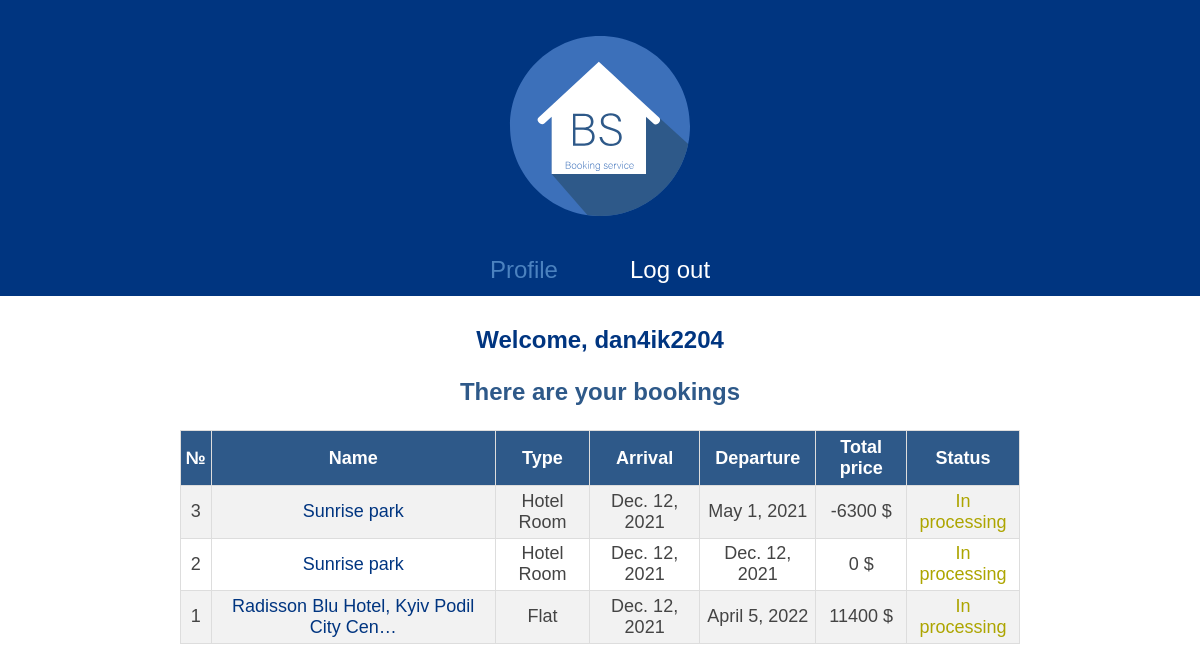
/profile/ (signed in), run on an earlier commit of the app's database.
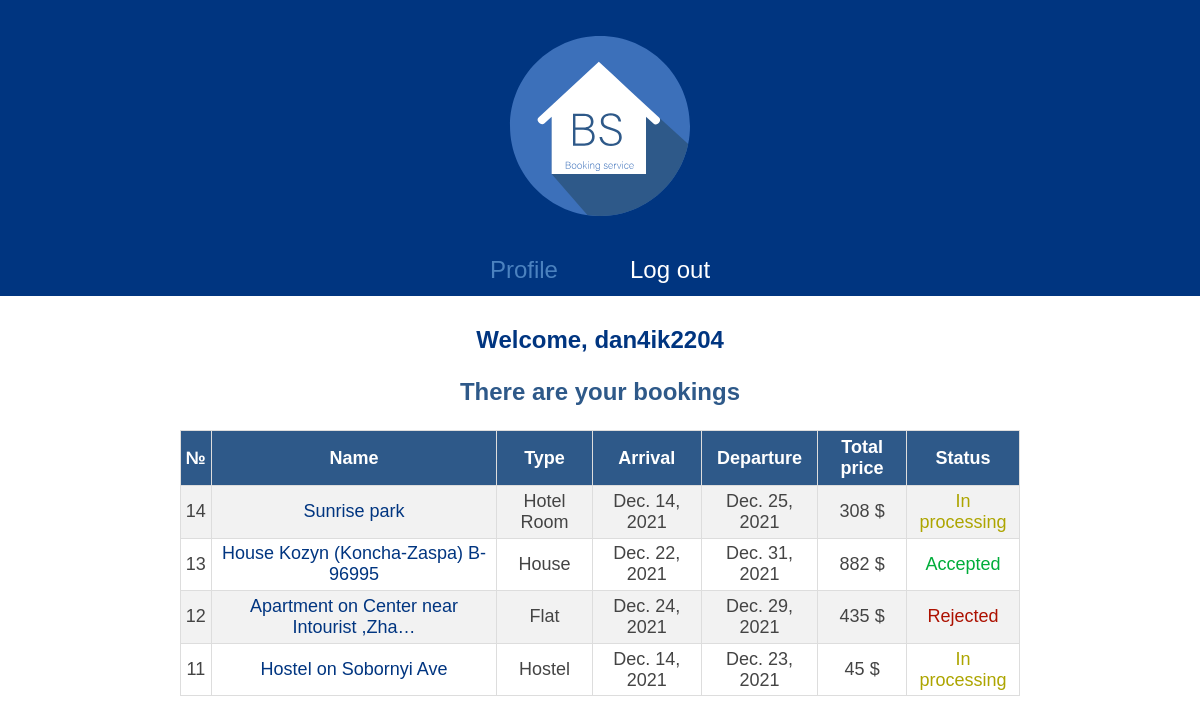
And on a later commit of the database.
### booking/models.py (models this page shows, shortened)
class Booking(models.Model):
    PAYMENT_METHOD = (
        ('Cash', 'Cash'),
        ('Cart', 'Cart')
    )
    BOOKING_STATES = (
        ('P', 'In processing'),
        ('A', 'Accepted'),
        ('R', 'Rejected')
    )
    offer = models.ForeignKey(Offer, on_delete=models.CASCADE, related_name='requests')
    user = models.ForeignKey(User, on_delete=models.CASCADE, related_name='bookings')
    payment_method = models.CharField(max_length=4,choices=PAYMENT_METHOD, default='Cash')
    arrival_date = models.DateField()
    departure_date = models.DateField()
    state = models.CharField(max_length=1, choices=BOOKING_STATES, default='P')
    def get_total_price(self):
        return (self.departure_date - self.arrival_date).days * self.offer.night_price
    def is_past_due(self):
        return timezone.now().date() >= self.arrival_date

class Offer(models.Model):
    LODGING_TYPES = (
        ('F', 'Flat'),
        ('HST', 'Hostel'),
        ('HS', 'House'),
        ('HR', 'Hotel Room')
    )
    PLACES_NUMBERS = (
        (1,1),
        (2,2),
        (3,3),
        (4,4),
        (5,5)
    )
    name = models.CharField(max_length=100)
    slug = models.SlugField(max_length=255, unique=True, db_index=True, verbose_name='URL')
    description = models.TextField(max_length=5000)
    image = models.ImageField(upload_to='photo/%Y/%m/%d/')
    lodging_type = models.CharField(max_length=3, choices=LODGING_TYPES, default='HR')
    places = models.IntegerField(default=1, choices=PLACES_NUMBERS)
    night_price = models.PositiveIntegerField(default=100, validators=[MinValueValidator(1), MaxValueValidator(100)], verbose_name='Night price')
    isWifi = models.BooleanField(default=True, verbose_name='WiFi')
    isConditioner = models.BooleanField(default=False, verbose_name='Conditioner')
    isKitchen = models.BooleanField(default=False, verbose_name='Kitchen')
    isBreakfast = models.BooleanField(default=False, verbose_name='Breakfast')
    date_created = models.DateField(auto_now_add=True)
    isPublished = models.BooleanField(default=True, verbose_name='Published')
    def get_absolute_url(self):
        return reverse('booking:detail', kwargs={'slug':self.slug,})

### booking/views.py (the view)
# urls.py: path('profile/', views.ProfileView.as_view(), name='profile'),
class ProfileView (LoginRequiredMixin,DataMixin, generic.ListView):
    login_url = 'booking:sign_in'
    template_name = 'booking/profile.html'
    context_object_name = 'bookings'
    def get_context_data(self, **kwargs):
        context = super().get_context_data(**kwargs)
        title = 'Profile'
        c_def = self.get_user_context(title=title, menu_item_selected=title)
        context = dict(list(context.items()) + list(c_def.items()))
        return context
    def get_queryset(self):
        return Booking.objects.filter(user__pk=self.request.user.pk).order_by('-pk')

### booking/utils.py (called while the page is built)
    def get_user_context(self, **kwargs):
        context = kwargs
        context['auth_menu'] = auth_menu
        context['unauth_menu'] = unauth_menu
        if 'menu_item_selected' not in context:
            context['menu_item_selected'] = '------'
        return context

### booking/templates/booking/profile.html (shortened to what this page needs)
{% extends 'booking/base.html' %}
{% load static %}
{% block content %}
<div class="profile-content-block">
    <div class="profile-welcome-header">Welcome, {{ request.user.username }}</div>
    {% if bookings %}
    <div class="profile-welcome-header lighter-blue-header">There are your bookings</div>
    <table id="bookings-table">
        <tr>
            <th>№</th>
            <th>Name</th>
            <th>Type</th>
            <th>Arrival</th>
            <th>Departure</th>
            <th>Total price</th>
            <th>Status</th>
        </tr>
        {% for booking in bookings %}
          <tr>
            <td>{{ booking.pk }}</td>
              <td><a class="link-offer" href="{{ booking.offer.get_absolute_url }}">{{ booking.offer.name |truncatechars:40 }}</a></td>
            <td>{{ booking.offer.get_lodging_type_display }}</td>
            <td>{{ booking.arrival_date  }}</td>
            <td>{{ booking.departure_date }}</td>
            <td>{{ booking.get_total_price }} $</td>
            <td>
                {% if booking.state == 'P' %}<div class="proccessing-text-style"> {{ booking.get_state_display }} </div>
              {% elif booking.state == 'A' %} <div class="accepted-text-style"> {{ booking.get_state_display }} </div>
              {% elif booking.state == 'R' %} <div class="rejected-text-style"> {{ booking.get_state_display }} </div>
              {% endif %}
            </td>
          </tr>
        {% endfor%}
    </table>
    {% else %}
    <div class="profile-welcome-header lighter-blue-header">You don`t have bookings yet:)</div>
    {% endif %}
</div>
{% endblock content %}

### booking/templates/booking/base.html (shortened to what this page needs)
{% load static %}
<!DOCTYPE html>
<html>
<head>
    <link type="text/css" href="{% static 'booking/css/styles.css' %}" rel="stylesheet" />
</head>
<body>
{% block header %}
<div class="header">
    <div class="logo">
            <a href="{% url 'booking:index' %}"><img class='logo-image' src="{% static 'booking/images/logo.svg' %}"></a>
    </div>
    <div class="menu">
        {% if request.user.is_authenticated %}
            {% for item in auth_menu %}
                {% if menu_item_selected == item.title %}
                    <div class="selected-menu-item">{{item.title}}</div>
                {% else %}
                    <div class="menu-item"><a href="{% url item.url_name %}">{{item.title}}</a></div>
                {% endif%}
            {% endfor %}
        {% endif %}
    </div>
</div>
{% endblock header %}
<div class="body-content">
    {% block content %}
    {% endblock content %}
</div>
</body>
</html>

### booking/static/booking/css/styles.css (style rules this page uses)
body { font-family: 'Arial'; margin: 0; padding: 0; height: 100%; width: 100%; color: #444; }
.header { background: #003580; height: auto; padding-top: 3%; }
.logo { display: flex; justify-content: center; }
.logo-image { width: 30vw; height: 15vw; }
.menu { font-size: 2vw; display: flex; justify-content: center; }
.selected-menu-item { margin: 3vw; margin-bottom: 1vw; float: left; color: #4b82bf; }
.menu-item { margin: 3vw; margin-bottom: 1vw; float: left; }
.menu-item a { text-decoration: none; color: white; }
.body-content { margin: 1% 15%; display: flex; justify-content: center; }
#bookings-table { font-family: Arial, Helvetica, sans-serif; border-collapse: collapse; width: 100%; font-size: 1.5vw; }
#bookings-table td, #bookings-table th { border: 1px solid #ddd; padding: 0.4vw; text-align: center; }
#bookings-table tr:nth-child(even) { background-color: #f2f2f2; }
#bookings-table th { padding-top: 0.5vw; padding-bottom: 0.5vw; background-color: #2E5989; color: white; }
.profile-content-block { display: flex; justify-content: center; flex-direction: column; align-items: center; }
.profile-welcome-header { font-size: 2vw; font-weight: bold; margin-bottom: 2vw; margin-top: 1.5vw; color: #003580; }
.lighter-blue-header { margin-top: 0vw; color: #2E5989; }
.link-offer { text-decoration: none; color: #003580; }
.proccessing-text-style { color: #ada500; }
.accepted-text-style { color: #00ad3a; }
.rejected-text-style { color: #ad1100; }

What changed in the data, as far as the page shows it:
removed Booking: pk "3", offer.name "Sunrise park", offer.lodging_type "Hotel Room", arrival_date "Dec. 12, 2021", departure_date "May 1, 2021", get_total_price "-6300", state "In processing"
removed Booking: pk "2", offer.name "Sunrise park", offer.lodging_type "Hotel Room", arrival_date "Dec. 12, 2021", departure_date "Dec. 12, 2021", get_total_price "0", state "In processing"
removed Booking: pk "1", offer.name "Radisson Blu Hotel, Kyiv Podil City Cen…", offer.lodging_type "Flat", arrival_date "Dec. 12, 2021", departure_date "April 5, 2022", get_total_price "11400", state "In processing"
added Booking: pk "14", offer.name "Sunrise park", offer.lodging_type "Hotel Room", arrival_date "Dec. 14, 2021", departure_date "Dec. 25, 2021", get_total_price "308", state "In processing"
added Booking: pk "13", offer.name "House Kozyn (Koncha-Zaspa) B-96995", offer.lodging_type "House", arrival_date "Dec. 22, 2021", departure_date "Dec. 31, 2021", get_total_price "882", state "Accepted"
added Booking: pk "12", offer.name "Apartment on Center near Intourist ,Zha…", offer.lodging_type "Flat", arrival_date "Dec. 24, 2021", departure_date "Dec. 29, 2021", get_total_price "435", state "Rejected"
added Booking: pk "11", offer.name "Hostel on Sobornyi Ave", offer.lodging_type "Hostel", arrival_date "Dec. 14, 2021", departure_date "Dec. 23, 2021", get_total_price "45", state "In processing"
